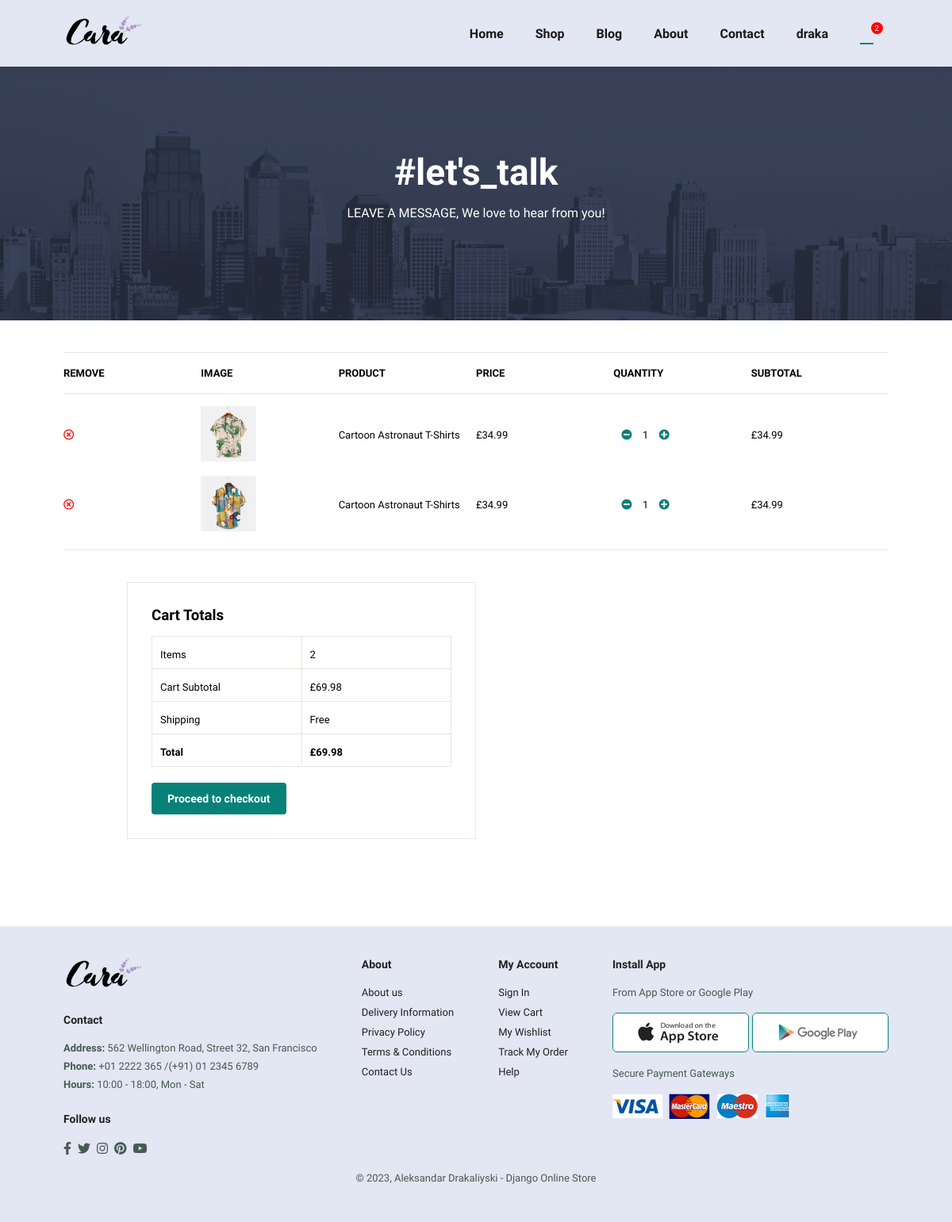
The page /cart/ (signed in) on the database as committed earlier.
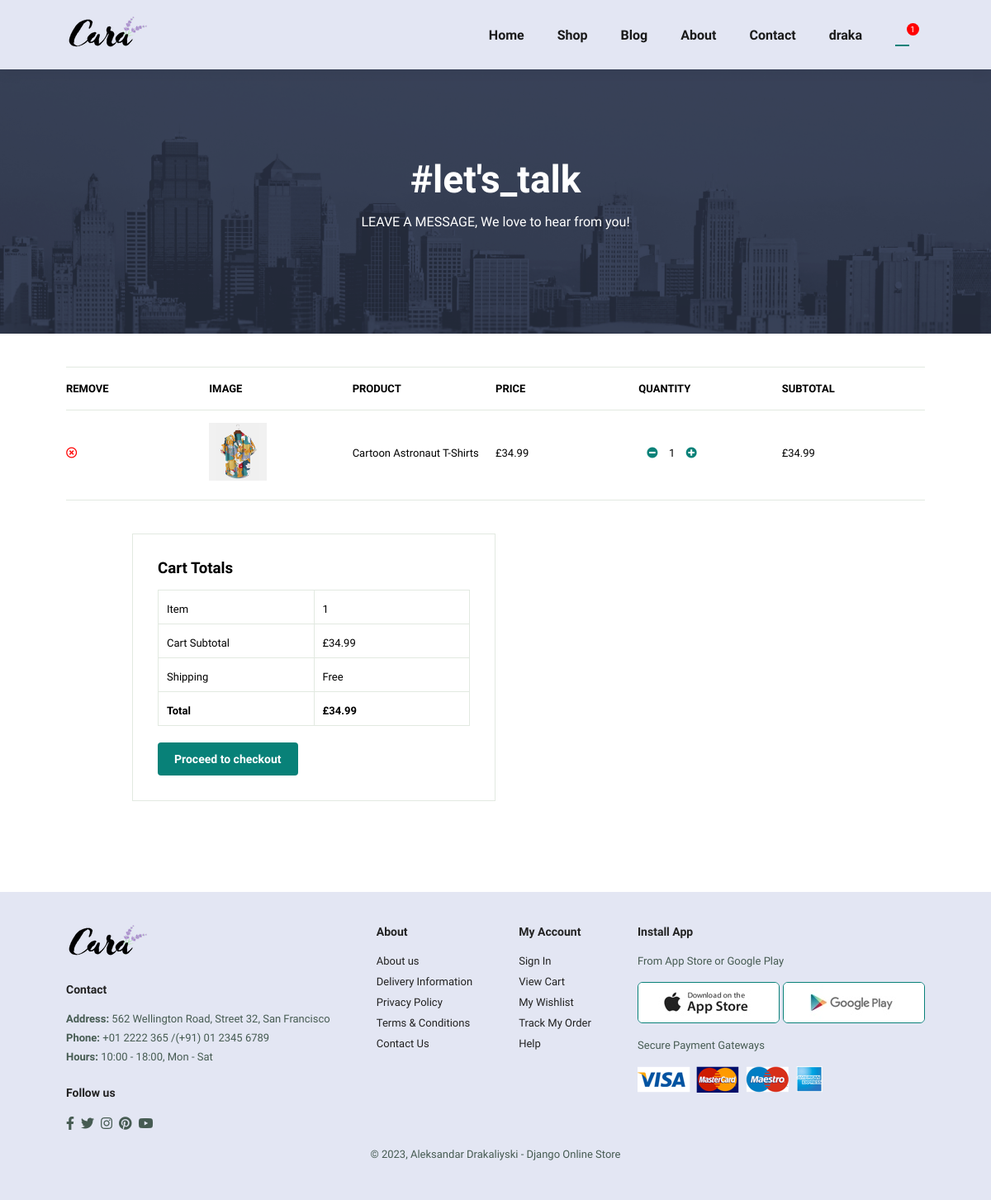
The same page on the database as committed later.
### store/models.py (models this page shows, shortened)
class OrderItem(models.Model):
    product = models.ForeignKey(Product, on_delete=models.SET_NULL, blank=True, null=True)
    order = models.ForeignKey(Order, on_delete=models.SET_NULL, blank=True, null=True)
    quantity = models.IntegerField(default=0, blank=True, null=True)
    date_added = models.DateTimeField(auto_now_add=True)
    @property
    def get_total(self):
        return self.product.price * self.quantity

class Product(models.Model):
    name = models.CharField(max_length=200, null=True)
    price = models.DecimalField(max_digits=7, decimal_places=2)
    brand = models.CharField(max_length=200, null=True)
    image = models.ImageField(null=True, blank=True)
    price_id = models.CharField(max_length=200)
    @property
    def imageURL(self):
        try:
            url = self.image.url
        except:
            url = ''
        return url

class Order(models.Model):
    customer = models.ForeignKey(Customer, on_delete=models.SET_NULL, blank=True, null=True)
    date_ordered = models.DateTimeField(auto_now_add=True)
    complete = models.BooleanField(default=False)
    transaction_id = models.CharField(max_length=100, null=True)
    @property
    def get_cart_total(self):
        orderitems=self.orderitem_set.all()
        total = sum([item.get_total for item in orderitems])
        return total
    @property
    def get_cart_items(self):
        orderitems=self.orderitem_set.all()
        total = sum([item.quantity for item in orderitems])
        return total

### store/views.py (the view)
# urls.py: path('cart/', views.cart, name='cart'),
def cart(request):
    data = cart_data(request)
    cart_items = data['cart_items']
    order = data['order']
    items = data['items']
    context = {
        'items':items,
        'order': order,
        'cart_items': cart_items,
    }
    return render(request, 'store/cart.html', context )

### store/utils.py (called while the page is built)
def cart_data(request):
    if request.user.is_authenticated:
        customer = request.user.customer
        order, created = Order.objects.get_or_create(customer=customer, complete=False)
        items = order.orderitem_set.all()
        cart_items = order.get_cart_items
    else:
        guest_data = guest_cart(request)
        cart_items = guest_data['cart_items']
        order = guest_data['order']
        items = guest_data['items']
    data = {
        'items': items,
        'order': order,
        'cart_items': cart_items,
    }
    return data

### store/templates/store/cart.html (shortened to what this page needs)
{% extends 'store/base.html' %}
{% load static %}
{%  block content %}
<section id="page-header" class="about-header">
    <h2>#let's_talk</h2>
    <p>LEAVE A MESSAGE, We love to hear from you!</p>
</section>
<section id="cart" class="section-p1">
    <table width="100%">
        <thead>
            <tr>
              <td>Remove</td>
              <td>Image</td>
              <td>Product</td>
              <td>Price</td>
              <td>Quantity</td>
              <td>Subtotal</td>
            </tr>
          </thead>
          {% for item in items %}
            <tbody>
              <tr>
                  <td><button data-product={{item.product.id}} data-action="delete" class="remove-btn update-cart"><i class="far fa-times-circle"></i></button></td>
                  <td><img src="{{ item.product.imageURL }}" alt="product"></td>
                  <td>{{item.product.name}}</td>
                  <td>£{{item.product.price|floatformat:2}}</td>
                  <div class="qty-btns">
                    <td>
                      <button data-product={{item.product.id}} data-action="remove" class="update-cart qty-btn"><i class="fa fa-minus-circle" aria-hidden="true"></i></button>
                      {{item.quantity}}
                      <button data-product={{item.product.id}} data-action="add" class="update-cart qty-btn"><i class="fa fa-plus-circle" aria-hidden="true"></i></button>
                    </td>
                  </div>
                  <td>£{{item.get_total|floatformat:2}}</td>
              </tr>
            </tbody>
        {% endfor %}
    </table>
    {% if order.get_cart_items == 0 %}
      <div style="margin: 10px; text-align:center;">
        <img class="empty-cart" src="{% static 'images/empty-cart.jpeg'%}" alt="cart is empty">
        <h3><a href="{% url 'home' %}" style="color:black;">Add something to make me happy!</a></h1>
      </div>
    {% else %}
      <section id="cart-add" class="section-p1">
          <div id="subtotal">
              <h3>Cart Totals</h3>
              <table>
                <tr>
                  {% if order.get_cart_items > 1 %}
                    <td>Items</td>
                  {% else %}
                    <td>Item</td>
                  {% endif %}
                  <td>{{order.get_cart_items}}</td>
                </tr>
                <tr>
                  <td>Cart Subtotal</td>
                  <td>£{{order.get_cart_total|floatformat:2}}</td>
                </tr>
                <tr>
                  <td>Shipping</td>
                  <td>Free</td>
                </tr>
                <tr>
                  <td><strong>Total</strong></td>
                  <td><strong>£{{order.get_cart_total}}</strong></td>
                </tr>
              </table>
              <form action="{% url 'checkout_session' %}" method="POST">
                <button type="submit" id="proceed" class="normal" style="color:white;">Proceed to checkout</button>
              </form>
            </div>
      </section>
    {% endif %}
</section>
{% endblock %}

### store/templates/store/base.html (shortened to what this page needs)
<!DOCTYPE html>
{% load static %}
<html lang="en">
<head>
    <link rel="stylesheet" href="https://pro.fontawesome.com/releases/v5.10.0/css/all.css"/>
    <link rel="stylesheet" href="{% static 'css/style.css' %}">
</head>
<body>
    <section id="header">
        <a href="{% url 'home' %}"><img src="{% static 'images/logo.png' %}" alt="logo" class="logo" /></a>
        <div>
          <ul id="navbar">
            <li><a href="{% url 'home' %}">Home</a></li>
            <li><a href="{% url 'shop' %}">Shop</a></li>
            <li><a href="{% url 'blog' %}">Blog</a></li>
            <li><a href="{% url 'about' %}">About</a></li>
            <li><a href="{% url 'contact' %}">Contact</a></li>
            {% if user.is_authenticated %}
            <li><a href="#">{{ user.username }}</a></li>
            {% endif %}
            <div class="cart-container">
              <li><a href="{% url 'cart' %}" id="lg-bag"><i class="far fa-shopping-bag cart-icon"></i></a>
                <p id="cart-total">{{cart_items}}</p>
            </div>
          </ul>
        </div>
      </section>
    <div class="container">
        {% block content %}
        {% endblock content %}
    </div>
    <footer class="section-p1">
        <div class="col">
          <img class="logo" src="{% static 'images/logo.png' %}" alt="logo" />
          <h4>Contact</h4>
          <p>
            <strong> Address: </strong>562 Wellington Road, Street 32, San
            Francisco
          </p>
          <p><strong> Phone: </strong> +01 2222 365 /(+91) 01 2345 6789</p>
          <p><strong> Hours: </strong> 10:00 - 18:00, Mon - Sat</p>
          <div class="follow">
            <h4>Follow us</h4>
            <div class="icon">
              <i class="fab fa-facebook-f"></i>
              <i class="fab fa-twitter"></i>
              <i class="fab fa-instagram"></i>
              <i class="fab fa-pinterest"></i>
              <i class="fab fa-youtube"></i>
            </div>
          </div>
        </div>
        <div class="col">
          <h4>About</h4>
          <a href="{% url 'about' %}">About us</a>
          <a href="#">Delivery Information</a>
          <a href="#">Privacy Policy</a>
          <a href="#">Terms & Conditions</a>
          <a href="{% url 'contact' %}">Contact Us</a>
        </div>
        <div class="col">
          <h4>My Account</h4>
          <a href="#">Sign In</a>
          <a href="#">View Cart</a>
          <a href="#">My Wishlist</a>
          <a href="#">Track My Order</a>
          <a href="#">Help</a>
        </div>
        <div class="col install">
          <h4>Install App</h4>
          <p>From App Store or Google Play</p>
          <div class="row">
            <img src="{% static 'images/pay/app.jpg' %}" alt="" />
            <img src="{% static 'images/pay/play.jpg' %}" alt="" />
          </div>
          <p>Secure Payment Gateways</p>
          <img src="{% static 'images/pay/pay.png' %}" alt="" />
        </div>
        <div class="copyright">
          <p>© 2023, Aleksandar Drakaliyski - Django Online Store</p>
        </div>
      </footer>
</body>
</html>

### static/css/style.css (style rules this page uses)
* { margin: 0; padding: 0; box-sizing: border-box; font-family: "Spartan", sans-serif; }
html { scroll-behavior: smooth; }
h2 { font-size: 46px; line-height: 54px; color: #222; }
h4 { font-size: 20px; color: #222; }
p { font-size: 16px; color: #465b52; margin: 15px 0 20px 0; }
a { text-decoration: none; color: #fff }
.section-p1 { padding: 40px 80px; }
button.normal { font-size: 14px; font-weight: 600; padding: 15px 30px; color: #000; background-color: #fff; border-radius: 4px; cursor: pointer; border: none; outline: none; transition: 0.2s; }
body { width: 100%; }
#header { display: flex; align-items: center; justify-content: space-between; padding: 20px 80px; background: #e3e6f3; box-shadow: 0 5px 15px rgba(0, 0, 0, 0.06); z-index: 999; position: sticky; top: 0; left: 0; }
#navbar { display: flex; align-items: center; justify-content: center; }
#navbar li { list-style: none; padding: 0 20px; position: relative; }
#navbar li a { text-decoration: none; font-size: 16px; font-weight: 600; color: #1a1a1a; transition: 0.3s ease; }
#navbar li a:hover, #navbar li a.active { color: #088178; }
#navbar li a.active::after, #navbar li a:hover::after { content: ""; width: 30%; height: 2px; background: #088178; position: absolute; bottom: -4px; left: 20px; }
footer { display: flex; flex-wrap: wrap; justify-content: space-between; background-color: #e3e6f3; }
footer .col { display: flex; flex-direction: column; align-items: flex-start; margin-bottom: 20px; }
footer .logo { margin-bottom: 30px; }
footer h4 { font-size: 14px; padding-bottom: 20px; }
footer p { font-size: 13px; margin: 0 0 8px 0; }
footer a { font-size: 13px; text-decoration: none; color: #222; margin-bottom: 10px; }
footer .follow { margin-top: 20px; }
footer .follow i { color: #465b52; padding-right: 4px; cursor: pointer; }
footer .install .row img { border: 1px solid #088178; border-radius: 6px; }
footer .install img { margin: 10px 0 15px 0; }
footer .copyright { width: 100%; text-align: center; }
#page-header { width: 100%; height: 40vh; background-size: cover; display: flex; justify-content: center; text-align: center; flex-direction: column; padding: 14px; }
#page-header h2, #page-header p { color: #fff; }
#cart-total { position: absolute; top: -20px; left: 60%; right: 50px; display: block; text-align: center; color:#fff; background-color: red; width: 15px; height: 15px; border-radius: 50%; font-size: 10px; padding: 3px; padding-top: 2px; }
#cart { overflow-x: auto; }
#cart table { width: 100%; border-collapse: collapse; table-layout: fixed; white-space: nowrap; padding-top: 10px; }
#cart table img { width: 70px; }
#cart table thead { border: 1px solid #e2e9e1; border-left: none; border-right: none; }
#cart table thead td { font-weight: 700; text-transform: uppercase; font-size: 13px; padding: 18px 0; }
#cart table tbody tr td { padding-top: 15px; }
#cart table tbody td { font-size: 13px; }
#cart-add { display: flex; flex-wrap: wrap; justify-content: space-between; border: 1px solid #e2e9e1; border-left: none; border-right: none; border-bottom: none; margin-top: 20px; }
#subtotal h3 { padding-bottom: 15px; }
#subtotal button { background-color: #088178; padding: 12px 20px; }
#subtotal { width: 50%; margin-bottom: 30px; border: 1px solid #e2e9e1; padding: 30px; }
#subtotal table { border-collapse: collapse; width: 100%; margin-bottom: 20px; }
#subtotal table td { width: 50%; border: 1px solid #e2e9e1; padding: 10px; font-size: 13px; }
.fa-minus-circle, .fa-plus-circle { color: #088178; padding: 10px; }
.remove-btn { color: red; }
.qty-btn, .remove-btn { padding: 0; background: none; border: none; width: auto; height: auto; display: inline-block; }

Rows that differ between the two databases and show on the page:
removed OrderItem: product.imageURL (picture), product.name "Cartoon Astronaut T-Shirts", product.price "34.99", quantity "1", get_total "34.99"
removed Order: get_cart_items "2", get_cart_total "69.98"
added Order: get_cart_items "1", get_cart_total "34.99"
Other text that changed with them:
{{ cart_items }}: "2" → "1"
text no longer shown: "Items"
text now shown: "Item"
